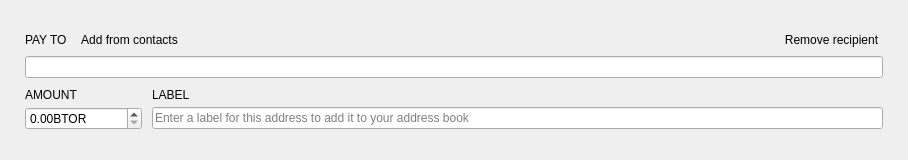
<?xml version="1.0" encoding="UTF-8"?>
<ui version="4.0">
 <class>TransferFrame</class>
 <widget class="QFrame" name="TransferFrame">
  <property name="geometry">
   <rect>
    <x>0</x>
    <y>0</y>
    <width>908</width>
    <height>160</height>
   </rect>
  </property>
  <property name="sizePolicy">
   <sizepolicy hsizetype="Preferred" vsizetype="Preferred">
    <horstretch>0</horstretch>
    <verstretch>150</verstretch>
   </sizepolicy>
  </property>
  <property name="minimumSize">
   <size>
    <width>0</width>
    <height>160</height>
   </size>
  </property>
  <property name="maximumSize">
   <size>
    <width>16777215</width>
    <height>160</height>
   </size>
  </property>
  <property name="windowTitle">
   <string>Frame</string>
  </property>
  <property name="styleSheet">
   <string notr="true"/>
  </property>
  <property name="frameShape">
   <enum>QFrame::NoFrame</enum>
  </property>
  <property name="frameShadow">
   <enum>QFrame::Plain</enum>
  </property>
  <layout class="QVBoxLayout" name="verticalLayout">
   <property name="spacing">
    <number>10</number>
   </property>
   <property name="leftMargin">
    <number>25</number>
   </property>
   <property name="rightMargin">
    <number>25</number>
   </property>
   <item>
    <spacer name="verticalSpacer_2">
     <property name="orientation">
      <enum>Qt::Vertical</enum>
     </property>
     <property name="sizeHint" stdset="0">
      <size>
       <width>20</width>
       <height>40</height>
      </size>
     </property>
    </spacer>
   </item>
   <item>
    <layout class="QGridLayout" name="gridLayout">
     <property name="verticalSpacing">
      <number>5</number>
     </property>
     <item row="0" column="0">
      <widget class="WalletGui::WalletNormalGrayTextLabel" name="m_payToTextLabel">
       <property name="sizePolicy">
        <sizepolicy hsizetype="Minimum" vsizetype="Minimum">
         <horstretch>0</horstretch>
         <verstretch>0</verstretch>
        </sizepolicy>
       </property>
       <property name="text">
        <string>PAY TO</string>
       </property>
       <property name="alignment">
        <set>Qt::AlignLeading|Qt::AlignLeft|Qt::AlignVCenter</set>
       </property>
       <property name="margin">
        <number>0</number>
       </property>
       <property name="indent">
        <number>0</number>
       </property>
      </widget>
     </item>
     <item row="0" column="1">
      <widget class="WalletGui::WalletTinyLinkLikeButton" name="m_addressBookButton">
       <property name="sizePolicy">
        <sizepolicy hsizetype="Preferred" vsizetype="Minimum">
         <horstretch>0</horstretch>
         <verstretch>0</verstretch>
        </sizepolicy>
       </property>
       <property name="cursor">
        <cursorShape>PointingHandCursor</cursorShape>
       </property>
       <property name="focusPolicy">
        <enum>Qt::NoFocus</enum>
       </property>
       <property name="layoutDirection">
        <enum>Qt::LeftToRight</enum>
       </property>
       <property name="text">
        <string>Add from contacts</string>
       </property>
       <property name="flat">
        <bool>true</bool>
       </property>
      </widget>
     </item>
     <item row="0" column="2">
      <spacer name="horizontalSpacer">
       <property name="orientation">
        <enum>Qt::Horizontal</enum>
       </property>
       <property name="sizeHint" stdset="0">
        <size>
         <width>318</width>
         <height>10</height>
        </size>
       </property>
      </spacer>
     </item>
     <item row="0" column="3" alignment="Qt::AlignBottom">
      <widget class="WalletGui::WalletTinyLinkLikeButton" name="m_removeButton">
       <property name="sizePolicy">
        <sizepolicy hsizetype="Preferred" vsizetype="Minimum">
         <horstretch>0</horstretch>
         <verstretch>0</verstretch>
        </sizepolicy>
       </property>
       <property name="cursor">
        <cursorShape>PointingHandCursor</cursorShape>
       </property>
       <property name="focusPolicy">
        <enum>Qt::NoFocus</enum>
       </property>
       <property name="text">
        <string>Remove recipient</string>
       </property>
       <property name="flat">
        <bool>true</bool>
       </property>
      </widget>
     </item>
     <item row="1" column="0" colspan="4">
      <widget class="WalletGui::ClearableLineEdit" name="m_sendAddressEdit">
       <property name="styleSheet">
        <string notr="true">[errorState=&quot;true&quot;] {
  border-color: #ef3131;
}</string>
       </property>
      </widget>
     </item>
    </layout>
   </item>
   <item>
    <layout class="QGridLayout" name="gridLayout_2">
     <property name="verticalSpacing">
      <number>5</number>
     </property>
     <item row="0" column="0">
      <widget class="WalletGui::WalletNormalGrayTextLabel" name="m_amountTextLabel">
       <property name="text">
        <string>AMOUNT</string>
       </property>
       <property name="alignment">
        <set>Qt::AlignBottom|Qt::AlignLeading|Qt::AlignLeft</set>
       </property>
       <property name="indent">
        <number>0</number>
       </property>
      </widget>
     </item>
     <item row="0" column="1">
      <widget class="WalletGui::WalletNormalGrayTextLabel" name="m_labelTextLabel">
       <property name="text">
        <string>LABEL</string>
       </property>
       <property name="alignment">
        <set>Qt::AlignBottom|Qt::AlignLeading|Qt::AlignLeft</set>
       </property>
       <property name="indent">
        <number>0</number>
       </property>
      </widget>
     </item>
     <item row="1" column="0">
      <widget class="QDoubleSpinBox" name="m_sendAmountSpin">
       <property name="focusPolicy">
        <enum>Qt::ClickFocus</enum>
       </property>
       <property name="layoutDirection">
        <enum>Qt::LeftToRight</enum>
       </property>
       <property name="styleSheet">
        <string notr="true">[errorState=&quot;true&quot;] {
  border-color: #ef3131;
}</string>
       </property>
       <property name="buttonSymbols">
        <enum>QAbstractSpinBox::UpDownArrows</enum>
       </property>
       <property name="suffix">
        <string notr="true">BTOR</string>
       </property>
       <property name="decimals">
        <number>2</number>
       </property>
       <property name="maximum">
        <double>1000000000000.000000000000000</double>
       </property>
      </widget>
     </item>
     <item row="1" column="1">
      <widget class="WalletGui::ClearableLineEdit" name="m_sendLabelEdit">
       <property name="styleSheet">
        <string notr="true">[errorState=&quot;true&quot;] {
  border-color: #ef3131;
}</string>
       </property>
       <property name="placeholderText">
        <string>Enter a label for this address to add it to your address book</string>
       </property>
      </widget>
     </item>
    </layout>
   </item>
   <item>
    <spacer name="verticalSpacer">
     <property name="orientation">
      <enum>Qt::Vertical</enum>
     </property>
     <property name="sizeHint" stdset="0">
      <size>
       <width>20</width>
       <height>40</height>
      </size>
     </property>
    </spacer>
   </item>
  </layout>
 </widget>
 <customwidgets>
  <customwidget>
   <class>WalletGui::WalletTinyLinkLikeButton</class>
   <extends>QPushButton</extends>
   <header>Gui/Common/WalletLinkLikeButton.h</header>
  </customwidget>
  <customwidget>
   <class>WalletGui::WalletNormalGrayTextLabel</class>
   <extends>QLabel</extends>
   <header>Gui/Common/WalletTextLabel.h</header>
  </customwidget>
  <customwidget>
   <class>WalletGui::ClearableLineEdit</class>
   <extends>QLineEdit</extends>
   <header>Gui/Common/ClearableLineEdit.h</header>
  </customwidget>
 </customwidgets>
 <tabstops>
  <tabstop>m_sendAddressEdit</tabstop>
  <tabstop>m_sendAmountSpin</tabstop>
  <tabstop>m_sendLabelEdit</tabstop>
  <tabstop>m_addressBookButton</tabstop>
  <tabstop>m_removeButton</tabstop>
 </tabstops>
 <resources/>
 <connections>
  <connection>
   <sender>m_removeButton</sender>
   <signal>clicked()</signal>
   <receiver>TransferFrame</receiver>
   <slot>deleteLater()</slot>
   <hints>
    <hint type="sourcelabel">
     <x>797</x>
     <y>41</y>
    </hint>
    <hint type="destinationlabel">
     <x>445</x>
     <y>79</y>
    </hint>
   </hints>
  </connection>
  <connection>
   <sender>m_addressBookButton</sender>
   <signal>clicked()</signal>
   <receiver>TransferFrame</receiver>
   <slot>addressBookClicked()</slot>
   <hints>
    <hint type="sourcelabel">
     <x>136</x>
     <y>41</y>
    </hint>
    <hint type="destinationlabel">
     <x>445</x>
     <y>79</y>
    </hint>
   </hints>
  </connection>
  <connection>
   <sender>m_sendAddressEdit</sender>
   <signal>textChanged(QString)</signal>
   <receiver>TransferFrame</receiver>
   <slot>labelOrAddressChanged(QString)</slot>
   <hints>
    <hint type="sourcelabel">
     <x>445</x>
     <y>56</y>
    </hint>
    <hint type="destinationlabel">
     <x>445</x>
     <y>79</y>
    </hint>
   </hints>
  </connection>
  <connection>
   <sender>m_sendLabelEdit</sender>
   <signal>textChanged(QString)</signal>
   <receiver>TransferFrame</receiver>
   <slot>labelOrAddressChanged(QString)</slot>
   <hints>
    <hint type="sourcelabel">
     <x>582</x>
     <y>128</y>
    </hint>
    <hint type="destinationlabel">
     <x>445</x>
     <y>79</y>
    </hint>
   </hints>
  </connection>
  <connection>
   <sender>m_sendAmountSpin</sender>
   <signal>valueChanged(QString)</signal>
   <receiver>TransferFrame</receiver>
   <slot>amountStringChanged(QString)</slot>
   <hints>
    <hint type="sourcelabel">
     <x>124</x>
     <y>124</y>
    </hint>
    <hint type="destinationlabel">
     <x>453</x>
     <y>79</y>
    </hint>
   </hints>
  </connection>
  <connection>
   <sender>m_sendAddressEdit</sender>
   <signal>textChanged(QString)</signal>
   <receiver>TransferFrame</receiver>
   <slot>addressChanged(QString)</slot>
   <hints>
    <hint type="sourcelabel">
     <x>453</x>
     <y>69</y>
    </hint>
    <hint type="destinationlabel">
     <x>453</x>
     <y>79</y>
    </hint>
   </hints>
  </connection>
 </connections>
 <slots>
  <slot>addressBookClicked()</slot>
  <slot>pasteClicked()</slot>
  <slot>labelOrAddressChanged(QString)</slot>
  <slot>addressChanged(QString)</slot>
  <slot>amountStringChanged(QString)</slot>
 </slots>
</ui>
